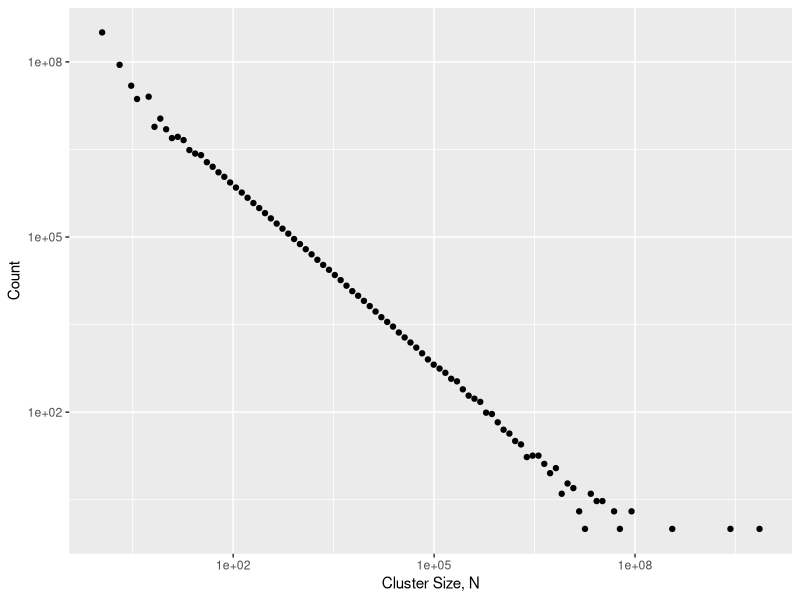

Write R code to recreate this figure.
library(readr)
library(ggplot2)
library(dplyr)

cluster_hist <- read_csv("data/clusters_hist_100.csv", col_types = "ddid")

g <- cluster_hist %>%
  filter(counts > 0) %>%
  ggplot() +
  geom_point(aes(x = exp(mids), y = counts)) +
  scale_y_log10() +
  scale_x_log10() +
  labs(x = "Cluster Size, N", y = "Count") 

ggsave("fig-clusters.pdf", g)
